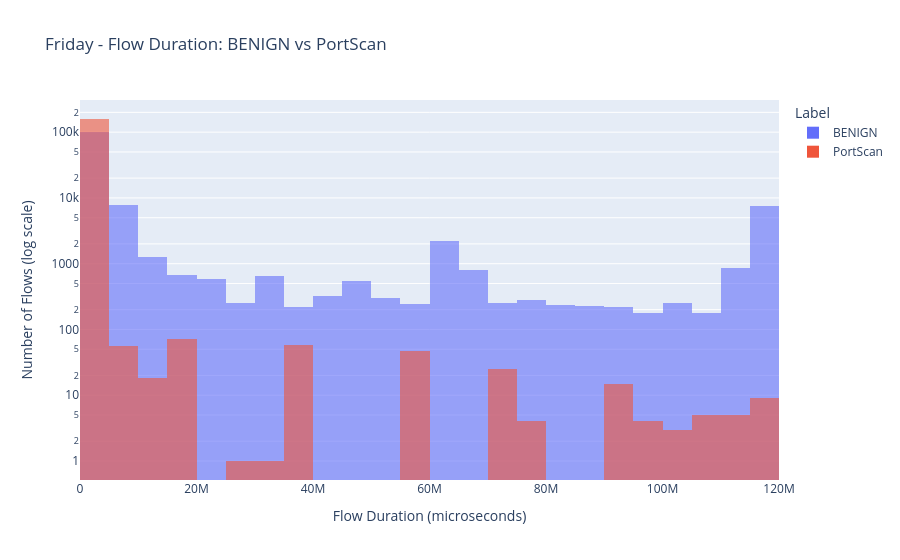

Notebook cell for this chart:
### Markdown cell above
### Plot 1: Flow Duration

### Code cell
import plotly.express as px

fig = px.histogram(df_portscan_clean, x='Flow Duration', color='Label', 
                    nbins=50, log_y=True, barmode='overlay', opacity=0.6,
                    title='Friday - Flow Duration: BENIGN vs PortScan')
fig.update_layout(xaxis_title='Flow Duration (microseconds)', yaxis_title='Number of Flows (log scale)')
fig.show()

### Figure 1 — Plotly figure (JSON) as saved in the notebook; plotly's stock layout.template omitted (floating-point values rounded to 4 significant figures; data arrays with more than 128 entries replaced by an {"elided": "..."} marker saying what was removed)
{"data": [{"bingroup": "x", "hovertemplate": "Label=BENIGN<br>Flow Duration=%{x}<br>count=%{y}<extra></extra>", "legendgroup": "BENIGN", "marker": {"color": "#636efa", "opacity": 0.6, "pattern": {"shape": ""}}, "name": "BENIGN", "nbinsx": 50, "orientation": "v", "showlegend": true, "type": "histogram", "x": {"elided": "127041 int values"}, "xaxis": "x", "yaxis": "y"}, {"bingroup": "x", "hovertemplate": "Label=PortScan<br>Flow Duration=%{x}<br>count=%{y}<extra></extra>", "legendgroup": "PortScan", "marker": {"color": "#EF553B", "opacity": 0.6, "pattern": {"shape": ""}}, "name": "PortScan", "nbinsx": 50, "orientation": "v", "showlegend": true, "type": "histogram", "x": {"elided": "158804 int values"}, "xaxis": "x", "yaxis": "y"}], "layout": {"barmode": "overlay", "legend": {"title": {"text": "Label"}, "tracegroupgap": 0}, "title": {"text": "Friday - Flow Duration: BENIGN vs PortScan"}, "xaxis": {"anchor": "y", "domain": [0, 1], "title": {"text": "Flow Duration (microseconds)"}}, "yaxis": {"anchor": "x", "domain": [0, 1], "title": {"text": "Number of Flows (log scale)"}, "type": "log"}}}
